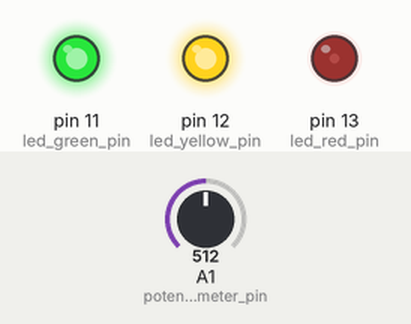
The sketch below on a simulated Arduino Uno, built with avr-gcc and run on an emulated ATmega328P. Parts: output pins drawn as LEDs (lit = HIGH). The test bench sets the inputs (shaded band); at power-on: A1 (potentiometer_pin) = 512.

Above: at 1.2 s.
1.3 s: A1 (potentiometer_pin) set to 340
2.8 s: A1 (potentiometer_pin) set to 321
At 3.4 s:
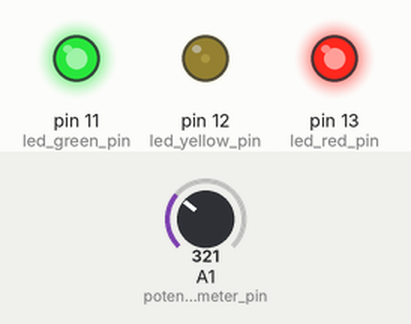
4.3 s: A1 (potentiometer_pin) set to 511
At 5.3 s:
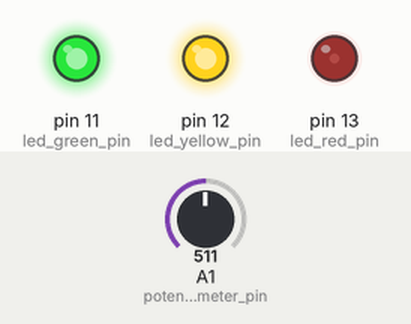
5.8 s: A1 (potentiometer_pin) set to 122
At 6.9 s:
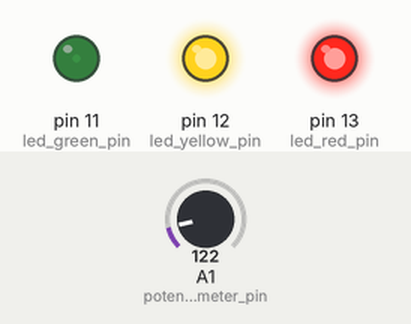
7.3 s: A1 (potentiometer_pin) set to 149
8.8 s: A1 (potentiometer_pin) set to 176
At 9.1 s:
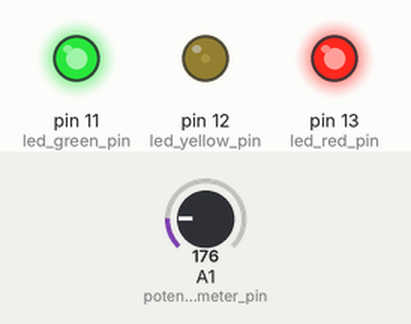
Timing chart, 0 to 11.3 s (numbered marks = the images above; inputs shaded):
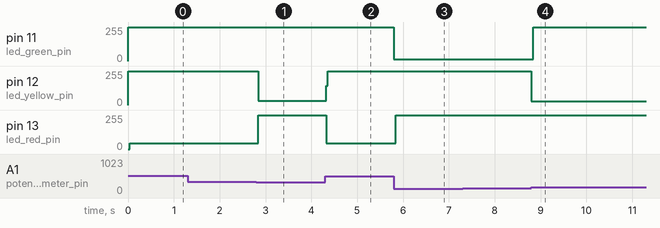

Measured:
- the behaviour switches between 328 and 327 on A1 (potentiometer_pin) (found by bisection; images 0 and 1)
- the behaviour switches between 163 and 164 on A1 (potentiometer_pin) (found by bisection; images 3 and 4)
- after the input at 1.3 s, every drawn part: stays the same
- after the input at 2.8 s, pin 12 (led_yellow_pin): 255/255 → 32/255 at once; pin 13 (led_red_pin): 44/255 → 255/255 at once
- after the input at 4.3 s, pin 12 (led_yellow_pin): 32/255 → 255/255 at once; pin 13 (led_red_pin): 255/255 → 43/255 at once
- after the input at 5.8 s, pin 11 (led_green_pin): 255/255 → 13/255 at once; pin 13 (led_red_pin): 43/255 → 255/255 at once
- after the input at 7.3 s, every drawn part: stays the same
- after the input at 8.8 s, pin 11 (led_green_pin): 13/255 → 255/255 at once; pin 12 (led_yellow_pin): 255/255 → 29/255 at once

The sketch:

potentiometer_led_demo.ino
```cpp
/**
 * @author Alexander Entinger, MSc / LXRobotics
 * @brief this sketch read the voltage from the potentiometer and turns the leds on/off depending on this voltage
 * @file potentiometer_led_demo.ino
 */

static int const potentiometer_pin = 1; // A1
static int const led_green_pin = 11; // D11
static int const led_yellow_pin = 12; // D12
static int const led_red_pin = 13; // D13

void setup() {
  // configure the led pins as outputs
  pinMode(led_green_pin, OUTPUT);
  pinMode(led_yellow_pin, OUTPUT);
  pinMode(led_red_pin, OUTPUT);
  // turn of the leds
  turn_off_red();
  turn_off_yellow();
  turn_off_green();
}

void turn_on_red() {
  digitalWrite(led_red_pin, LOW);
}
void turn_off_red() {
  digitalWrite(led_red_pin, HIGH);
}
void turn_on_yellow() {
  digitalWrite(led_yellow_pin, LOW);
}
void turn_off_yellow() {
  digitalWrite(led_yellow_pin, HIGH);
}
void turn_on_green() {
  digitalWrite(led_green_pin, LOW);
}
void turn_off_green() {
  digitalWrite(led_green_pin, HIGH);
}

void loop() {
  // read the voltage as adc value
  int const adc_value_potentiometer = analogRead(potentiometer_pin);
  // convert to volt
  float const volt = (float)(adc_value_potentiometer)*(5.0/1024);
  // set the leds accordingly
  turn_off_red();
  turn_off_yellow();
  turn_off_green();
  if(volt <= 0.8) turn_on_green();
  else if(volt > 0.8 && volt <= 1.6) turn_on_yellow();
  else if(volt > 1.6) turn_on_red();
}
```
